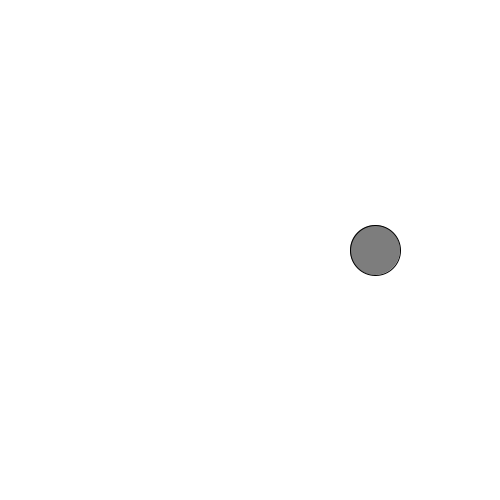
Frame 1 (no input)
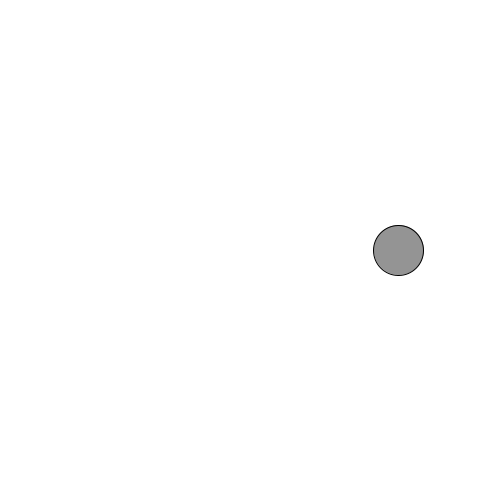
Frame 60 (the mouse pressed at the canvas centre just before this capture)
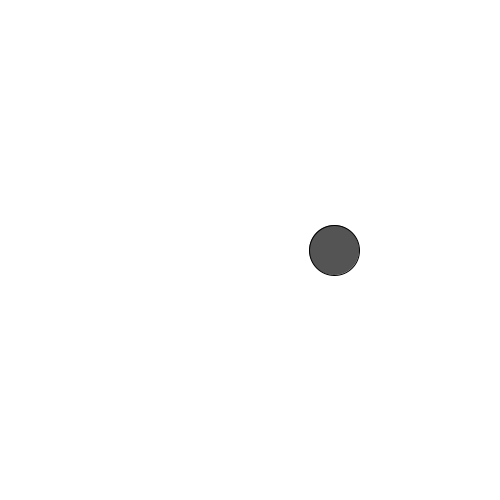
Frame 120 (the mouse held since frame 60 and released just before this capture)

The Processing sketch that drew these frames (run headless with seeded random() and noise(); from frame 60 on, the mouse is pressed at the canvas centre):

// Processing sketch: DataWaveFunctionTemplate
// ── DataWaveFunctionTemplate.pde
//Step 1:
//Copy and paste this global variable at the top of every processing sketch you want 
//to use the wave data generator in, do not set it to anything
float theta;

void setup() {
  size(500, 500);
}


float waveData(int min, int max, float freq) { // copy paste at bottom of sketch
  float data = map(sin(theta), -1, 1, min, max);
  theta += freq;
  return data;
}

void draw() { // nothing to do with anything
  background(255);


  //Step 2:
  //Set the min and max of the range you want to step through
  //Set the freq to to any number that is 0.5 or lower

  //Step 3:
  //Make the function the value of the variable you want to use
  float x = waveData( width/2, width, 0.05);
  
  fill(x-250);
  //Step 4: 
  //Use Variable where you want can use multiple times too
  ellipse(x, height/2, 50, 50);
}
